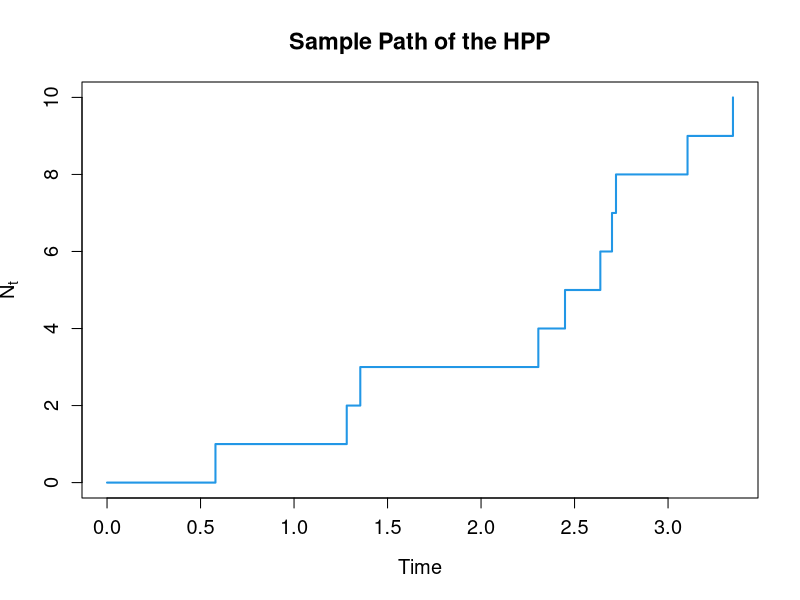
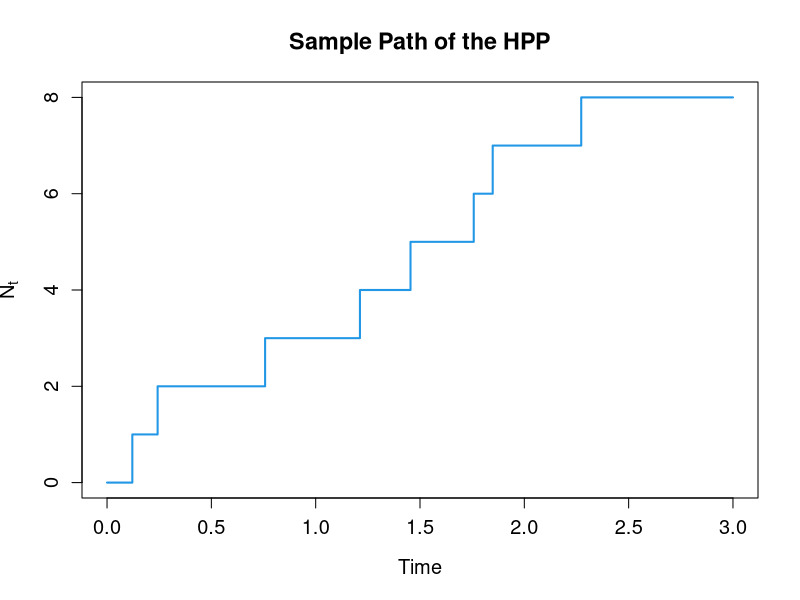
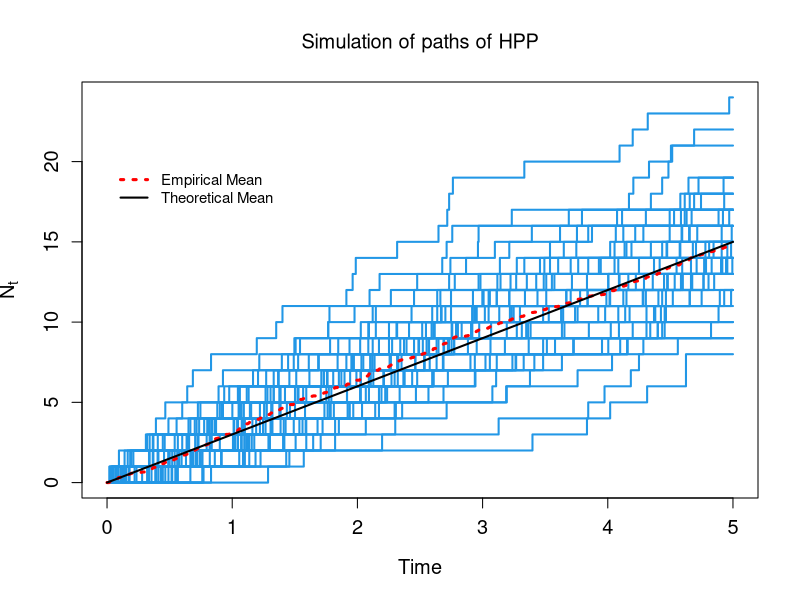

R code for these plots, in order:
###################################################################
# Simulation of Homogeneous Poisson Processes in R
#                      Dr. KACEF, MA.
# October 2024
# The National Higher School of Mathematics (NHSM)
# Course: Stochastic Processes 2
# Specialty: Statistics and Econometrics for Actuarial Sciences
##################################################################

# Step 1. Simulation of a Homogeneous Poisson Process (HPP) 

# Parameters
lambda <- 3   # Rate of the Poisson process
n <- 10       # Number of events to simulate

# Generate inter-arrival times
inter_arrival_times <- rexp(n, rate = lambda)


#############################################################
# Step 2. Event Times (or Arrival Times)

# Compute arrival times as the cumulative sum of inter-arrival times
Tn <- cumsum(inter_arrival_times)
Tn <- c(0, Tn)  # Add T0 = 0

# Plot a sample path of the Poisson process
plot(Tn, 0:n, type = "s", xlab = "Time", ylab = expression(N[t]), 
     main = "Sample Path of the HPP", col = "#2297E6", lwd = 2, 
     cex.lab = 1.2, cex.axis = 1.2, cex.main = 1.4)

#############################################################
# Step 3. Simulation of N Paths of the HPP
# m is the number of points used to construct a one path of N
# Function to simulate a homogeneous Poisson process
hpp <- function(m, lambda, T) {
  Tn <- vector()
  tau <- vector()
  N <- vector()
  Tn[1] <- 0
  i <- 1
  while (Tn[i] <= T) {
    tau[i] <- rexp(1, rate = lambda)
    Tn[i + 1] <- Tn[i] + tau[i]
    i <- i + 1
  }
  t <- seq(from = 0, to = T, length.out = m)
  N <- sapply(t, function(t) { max(which(Tn <= t)) - 1 })
  return(N)
}
###############################################################
# Simulate one path of the HPP
m <- 100
T <- 3
lambda <- 4

t <- seq(from = 0, to = T, length.out = m)
N <- hpp(m, lambda, T)

plot(t, N, type = "s", xlab = "Time", ylab = expression(N[t]), 
     main = "Sample Path of the HPP", col = "#2297E6", lwd = 2, 
     cex.lab = 1.2, cex.axis = 1.2, cex.main = 1.4)

#############################################################
# Step 4. Plot Multiple Paths of the HPP
# Function to plot multiple paths of a Poisson process
# ###########################################################
plot_paths <- function(X,t0,T) {
  if (t0 >= T) {
    stop("t0 must be less than T.")
  }
  
  t <- seq(from = t0, to = T, length.out = length(X[1,]))
  plot(NA, type = "s", xlim = c(0, T), ylim = c(min(X), max(X)), 
       ylab = expression(N[t]), xlab = "Time", cex.lab = 1.2, cex.axis = 1.2)
  
  title(main = list("Simulation of paths of HPP", cex = 1.2, col = "black", font = 1))
  
  for (i in 1:length(X[,1])) {
    lines(t, X[i, ], col = "#2297E6", lwd = 2, type = 's')
  }
}

###############################################################
#                Simulate N paths of the HPP
# #############################################################

N_paths <- 50  # Number of paths
m <- 10^3      # Number of points used to construct a one path of N
t0<-0
T <- 5
lambda <- 3
t <- seq(from = t0, to = T, length.out = m)
X <- replicate(N_paths, hpp(m, lambda, T))
X<-t(X)
plot_paths(X,t0,T)

# Step 5. Plot Empirical and Theoretical Mean Function

# Add empirical mean function
lines(t, colMeans(X), col = 'red', lwd = 3, lty = 3)

# Theoretical mean function
mt <- function(t) { lambda * t }
curve(mt, from = 0, to = T, lwd = 2, add = TRUE)

# Add legend
legend(x = 0, y = 20, legend = c("Empirical Mean", "Theoretical Mean"), 
       col = c("red", "black"), cex = 0.9, lty = c(3, 1), bty = "n", lwd = c(3, 2))
